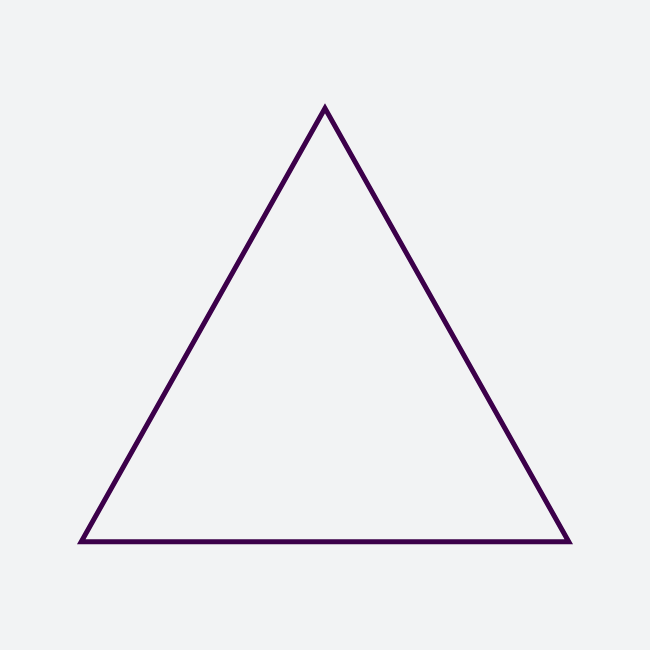
Frame 1 (no input)
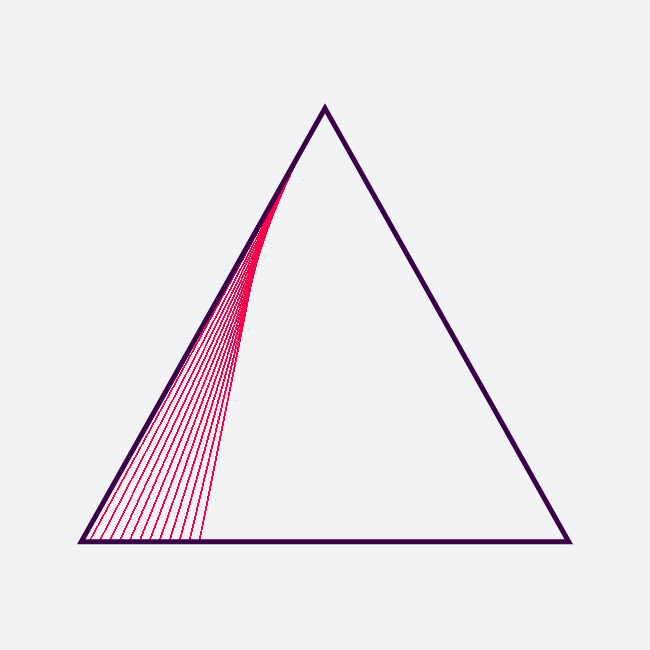
Frame 60 (no input)
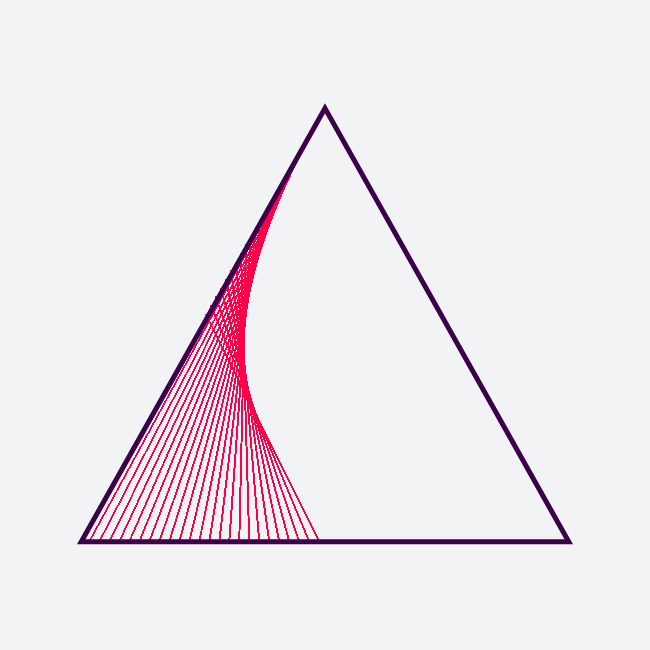
Frame 120 (the mouse pressed at the canvas centre since frame 60)

The p5.js sketch that drew these frames (run headless with seeded random() and noise() and a simulated clock; from frame 60 on, the mouse is pressed at the canvas centre):

// p5.js sketch
// ── sketch.js
// moving points for drawing lines
let p1, p2;

// defining points of triangle
let x1, y1, x2, y2, x3, y3;

let lines = [[],[],[],[],[],[],[],[],[],[],[],[],[],[],[],[],[],[],[],[],[],[],[],[],[],[],[],[],[],[],[],[],[],[],[],[],[],[],[],[],[],[],[],[],[],[],[],[],[],[]];

function setup() {
        createCanvas(650, 650);
        x1 = width/2;
        y1 = height/6;
        x2 = width/8;
        y2 = height - height/6;
        x3 = width - width/8;
        y3 = height - height/6;

        p1 = new Point(x1, y1, 0, '#FE004A', 1, 2);
        p2 = new Point(x2, y2, 0, '#FE004A', 2, 2);
}

function draw() {
    //frameRate(1);
    background('#f2f3f4');
    stroke('#FE004A')
    strokeWeight(1);
    if (frameCount % 5 == 0) {
        let newLine = new Array();
        newLine[0] = p1.x;
        newLine[1] = p1.y;
        newLine[2] = p2.x;
        newLine[3] = p2.y;
        lines.unshift(newLine);
        lines.pop();
    }

    for (let i = 0; i < lines.length; i++) {
        line(lines[0][0],lines[0][1],lines[0][2],lines[0][3]);
        line(lines[1][0],lines[1][1],lines[1][2],lines[1][3]);
        line(lines[2][0],lines[2][1],lines[2][2],lines[2][3]);
        line(lines[3][0],lines[3][1],lines[3][2],lines[3][3]);
        line(lines[4][0],lines[4][1],lines[4][2],lines[4][3]);
        line(lines[5][0],lines[5][1],lines[5][2],lines[5][3]);
        line(lines[6][0],lines[6][1],lines[6][2],lines[6][3]);
        line(lines[7][0],lines[7][1],lines[7][2],lines[7][3]);
        line(lines[8][0],lines[8][1],lines[8][2],lines[8][3]);
        line(lines[9][0],lines[9][1],lines[9][2],lines[9][3]);
        line(lines[10][0],lines[10][1],lines[10][2],lines[10][3]);
        line(lines[11][0],lines[11][1],lines[11][2],lines[11][3]);
        line(lines[12][0],lines[12][1],lines[12][2],lines[12][3]);
        line(lines[13][0],lines[13][1],lines[13][2],lines[13][3]);
        line(lines[14][0],lines[14][1],lines[14][2],lines[14][3]);
        line(lines[15][0],lines[15][1],lines[15][2],lines[15][3]);
        line(lines[16][0],lines[16][1],lines[16][2],lines[16][3]);
        line(lines[17][0],lines[17][1],lines[17][2],lines[17][3]);
        line(lines[18][0],lines[18][1],lines[18][2],lines[18][3]);
        line(lines[19][0],lines[19][1],lines[19][2],lines[19][3]);
        line(lines[20][0],lines[20][1],lines[20][2],lines[20][3]);
        line(lines[21][0],lines[21][1],lines[21][2],lines[21][3]);
        line(lines[22][0],lines[22][1],lines[22][2],lines[22][3]);
        line(lines[23][0],lines[23][1],lines[23][2],lines[23][3]);
        line(lines[24][0],lines[24][1],lines[24][2],lines[24][3]);
        line(lines[25][0],lines[25][1],lines[25][2],lines[25][3]);
        line(lines[26][0],lines[26][1],lines[26][2],lines[26][3]);
        line(lines[27][0],lines[27][1],lines[27][2],lines[27][3]);
        line(lines[28][0],lines[28][1],lines[28][2],lines[28][3]);
        line(lines[29][0],lines[29][1],lines[29][2],lines[29][3]);
        line(lines[30][0],lines[30][1],lines[30][2],lines[30][3]);
        line(lines[31][0],lines[31][1],lines[31][2],lines[31][3]);
        line(lines[32][0],lines[32][1],lines[32][2],lines[32][3]);
        line(lines[33][0],lines[33][1],lines[33][2],lines[33][3]);
        line(lines[34][0],lines[34][1],lines[34][2],lines[34][3]);
        line(lines[35][0],lines[35][1],lines[35][2],lines[35][3]);
        line(lines[36][0],lines[36][1],lines[36][2],lines[36][3]);
        line(lines[37][0],lines[37][1],lines[37][2],lines[37][3]);
        line(lines[38][0],lines[38][1],lines[38][2],lines[38][3]);
        line(lines[39][0],lines[39][1],lines[39][2],lines[39][3]);
        line(lines[40][0],lines[40][1],lines[40][2],lines[40][3]);
        line(lines[41][0],lines[41][1],lines[41][2],lines[41][3]);
        line(lines[42][0],lines[42][1],lines[42][2],lines[42][3]);
        line(lines[43][0],lines[43][1],lines[43][2],lines[43][3]);
        line(lines[44][0],lines[44][1],lines[44][2],lines[44][3]);
        line(lines[45][0],lines[45][1],lines[45][2],lines[45][3]);
        line(lines[46][0],lines[46][1],lines[46][2],lines[46][3]);
        line(lines[47][0],lines[47][1],lines[47][2],lines[47][3]);
        line(lines[48][0],lines[48][1],lines[48][2],lines[48][3]);
        line(lines[49][0],lines[49][1],lines[49][2],lines[49][3]);
    }

    stroke('#3C004A')
    noFill();
    strokeWeight(5);
    triangle(x1, y1, x2, y2, x3, y3);
    p1.show();
    p2.show();
}

// ── point.js
function Point(x, y, r, color, start, speed) {
    this.x = x;
    this.y = y;
    this.r = r;
    this.color = color;
    this.line = start;
    this.speed = speed;
}

let cosx = Math.sqrt(3)/2;

Point.prototype.show = function() {
    ellipseMode(CENTER);
    noStroke();
    fill(this.color);
    ellipse(this.x, this.y, this.r);

    if (this.line == 1) {
        this.x -= .5 * this.speed;
        this.y += cosx * this.speed;
    } else if (this.line == 2) {
        this.x += 1 * this.speed;
        this.y += 0 * this.speed;
    } else {
        this.x -= .5 * this.speed;
        this.y -= cosx * this.speed;
    }

    if (this.line == 1 && this.x <= x2 && this.y <= y2) {
        this.line = 2;
    } else if (this.line == 2 && this.x >= x3 && this.y >= y1) {
        this.line = 3;
    } else if (this.line == 3 && this.x <= x1) {
        this.line = 1;
    }
}
